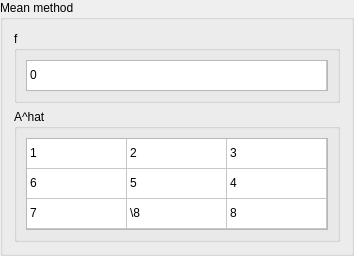
            <widget class="QGroupBox" name="meanfABox">
             <property name="sizePolicy">
              <sizepolicy hsizetype="Preferred" vsizetype="Minimum">
               <horstretch>0</horstretch>
               <verstretch>0</verstretch>
              </sizepolicy>
             </property>
             <property name="title">
              <string>Mean method</string>
             </property>
             <layout class="QVBoxLayout" name="verticalLayout_24">
              <item>
               <widget class="QGroupBox" name="meanfBox">
                <property name="title">
                 <string>f</string>
                </property>
                <layout class="QVBoxLayout" name="verticalLayout_33">
                 <item>
                  <widget class="QTableWidget" name="meanfTableWidget">
                   <property name="sizePolicy">
                    <sizepolicy hsizetype="Expanding" vsizetype="Maximum">
                     <horstretch>0</horstretch>
                     <verstretch>0</verstretch>
                    </sizepolicy>
                   </property>
                   <property name="maximumSize">
                    <size>
                     <width>16777215</width>
                     <height>31</height>
                    </size>
                   </property>
                   <property name="verticalScrollBarPolicy">
                    <enum>Qt::ScrollBarPolicy::ScrollBarAlwaysOff</enum>
                   </property>
                   <property name="horizontalScrollBarPolicy">
                    <enum>Qt::ScrollBarPolicy::ScrollBarAlwaysOff</enum>
                   </property>
                   <property name="sizeAdjustPolicy">
                    <enum>QAbstractScrollArea::SizeAdjustPolicy::AdjustToContents</enum>
                   </property>
                   <property name="editTriggers">
                    <set>QAbstractItemView::EditTrigger::NoEditTriggers</set>
                   </property>
                   <property name="selectionMode">
                    <enum>QAbstractItemView::SelectionMode::NoSelection</enum>
                   </property>
                   <property name="supportedDragActions">
                    <set>Qt::DropAction::IgnoreAction</set>
                   </property>
                   <attribute name="horizontalHeaderVisible">
                    <bool>false</bool>
                   </attribute>
                   <attribute name="horizontalHeaderStretchLastSection">
                    <bool>true</bool>
                   </attribute>
                   <attribute name="verticalHeaderVisible">
                    <bool>false</bool>
                   </attribute>
                   <row>
                    <property name="text">
                     <string>0</string>
                    </property>
                   </row>
                   <column>
                    <property name="text">
                     <string>0</string>
                    </property>
                   </column>
                   <item row="0" column="0">
                    <property name="text">
                     <string>0</string>
                    </property>
                   </item>
                  </widget>
                 </item>
                </layout>
               </widget>
              </item>
              <item>
               <widget class="QGroupBox" name="meanAMatBox">
                <property name="title">
                 <string>A^hat</string>
                </property>
                <layout class="QVBoxLayout" name="verticalLayout_34">
                 <item>
                  <widget class="QTableWidget" name="meanAMatTableWidget">
                   <property name="verticalScrollBarPolicy">
                    <enum>Qt::ScrollBarPolicy::ScrollBarAlwaysOff</enum>
                   </property>
                   <property name="horizontalScrollBarPolicy">
                    <enum>Qt::ScrollBarPolicy::ScrollBarAlwaysOff</enum>
                   </property>
                   <property name="sizeAdjustPolicy">
                    <enum>QAbstractScrollArea::SizeAdjustPolicy::AdjustToContents</enum>
                   </property>
                   <property name="editTriggers">
                    <set>QAbstractItemView::EditTrigger::NoEditTriggers</set>
                   </property>
                   <property name="selectionMode">
                    <enum>QAbstractItemView::SelectionMode::NoSelection</enum>
                   </property>
                   <property name="supportedDragActions">
                    <set>Qt::DropAction::IgnoreAction</set>
                   </property>
                   <attribute name="horizontalHeaderVisible">
                    <bool>false</bool>
                   </attribute>
                   <attribute name="horizontalHeaderStretchLastSection">
                    <bool>true</bool>
                   </attribute>
                   <attribute name="verticalHeaderVisible">
                    <bool>false</bool>
                   </attribute>
                   <row>
                    <property name="text">
                     <string>0</string>
                    </property>
                   </row>
                   <row>
                    <property name="text">
                     <string>1</string>
                    </property>
                   </row>
                   <row>
                    <property name="text">
                     <string>2</string>
                    </property>
                   </row>
                   <column>
                    <property name="text">
                     <string>0</string>
                    </property>
                   </column>
                   <column>
                    <property name="text">
                     <string>1</string>
                    </property>
                   </column>
                   <column>
                    <property name="text">
                     <string>2</string>
                    </property>
                   </column>
                   <item row="0" column="0">
                    <property name="text">
                     <string>1</string>
                    </property>
                   </item>
                   <item row="0" column="1">
                    <property name="text">
                     <string>2</string>
                    </property>
                   </item>
                   <item row="0" column="2">
                    <property name="text">
                     <string>3</string>
                    </property>
                   </item>
                   <item row="1" column="0">
                    <property name="text">
                     <string>6</string>
                    </property>
                   </item>
                   <item row="1" column="1">
                    <property name="text">
                     <string>5</string>
                    </property>
                   </item>
                   <item row="1" column="2">
                    <property name="text">
                     <string>4</string>
                    </property>
                   </item>
                   <item row="2" column="0">
                    <property name="text">
                     <string>7</string>
                    </property>
                   </item>
                   <item row="2" column="1">
                    <property name="text">
                     <string>\8</string>
                    </property>
                   </item>
                   <item row="2" column="2">
                    <property name="text">
                     <string>8</string>
                    </property>
                   </item>
                  </widget>
                 </item>
                </layout>
               </widget>
              </item>
             </layout>
            </widget>
